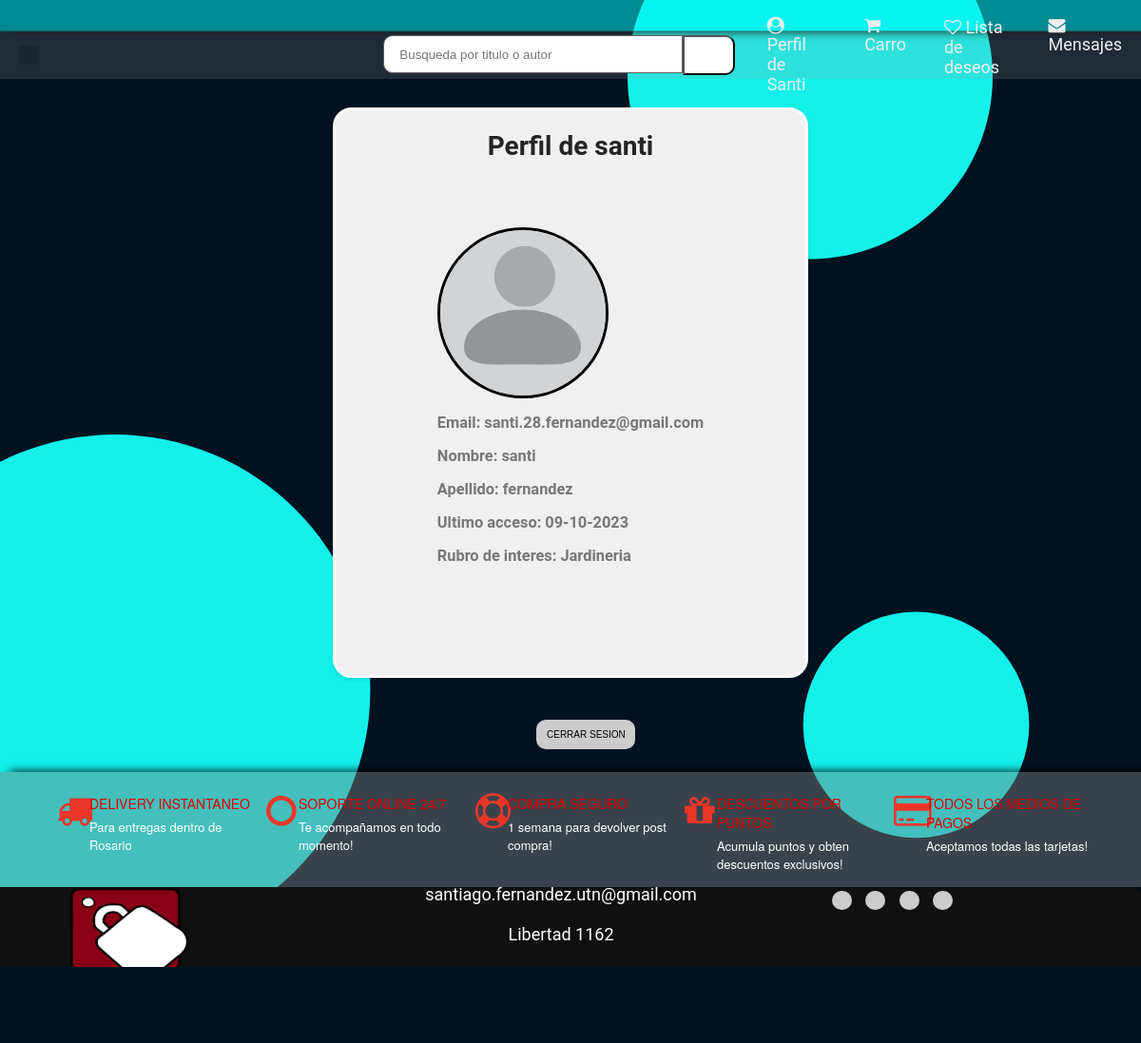
The page /user/ (signed in) on the database as committed earlier.
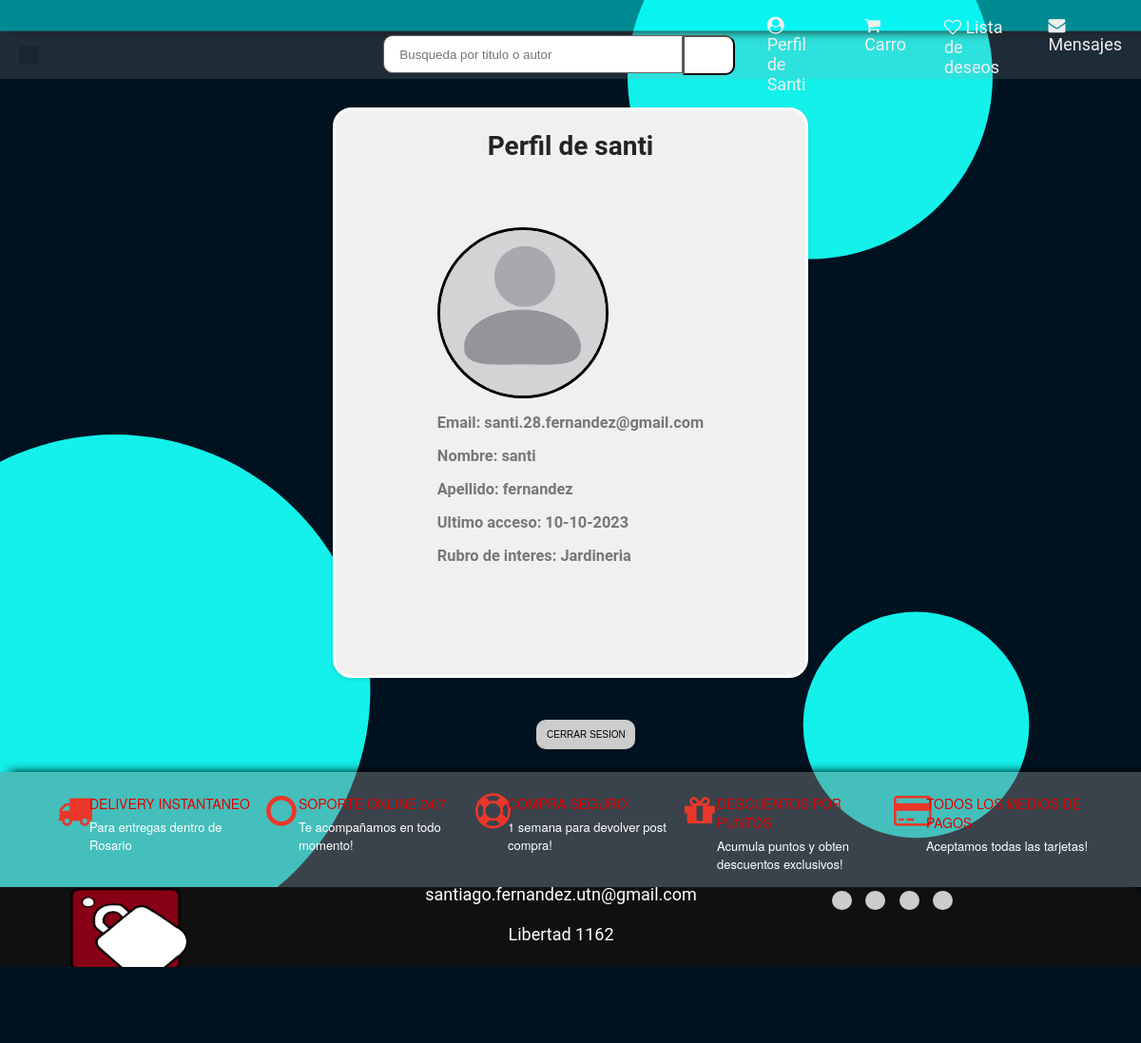
The same page on the database as committed later.
### clients/models.py (models this page shows)
class ClientModel(AbstractUser):
    cuit = models.CharField(max_length=11)
    business_line = models.CharField(choices=BusinessLineChoices.choices, max_length=128, default=BusinessLineChoices.OTROS.value)
    business_line_interes = models.CharField(choices=BusinessLineChoices.choices, max_length=128, default=BusinessLineChoices.OTROS.value)
    is_seller = models.BooleanField(default=False)
    is_buyer = models.BooleanField(default=True)
    state = models.CharField(max_length=128,blank = True, null = True)
    city = models.CharField(max_length=128,blank = True, null = True)
    postal_code = models.CharField(max_length = 4,blank = True, null = True)
    phone_number = models.CharField(max_length = 64)
    avatar = models.ImageField(upload_to="avatar", null = True, blank = True)

### user/views.py (the view, shortened to what this page needs)
# urls.py: path('', UserView.as_view(), name="user"),
class UserView(View):
    def get(self, request):
        user = self.request.user
        return render(request, "user.html", {"user": user})

### templates/user.html (shortened to what this page needs)
{%extends "home.html"%}
{% load humanize %}
{%block content%}
<div class="profile-card">
<div class="title"> <h1>Perfil de {{ user.username }} </h1></div>
  <div class="profile-description">
    <br><br><br><br>
    <div class="profile-picture"><img src="{{ user.avatar.url }}"
      alt="imagen de perfil"  class="profile-image"></div>
    <br>
    <div class="div1"> <h3> Email: {{ user.email }} </h1> </div><br>
      <div class="div1"> <h3> Nombre: {{ user.first_name }} </h1> </div><br>
      <div class="div1"> <h3> Apellido: {{ user.last_name }}</div><br>
    <div class="div1"> <h3> Ultimo acceso: {{ user.last_login|date:"d-m-Y" }}
      </h1> </div><br>
    <div class="div1"> <h3> Rubro de interes: {{ user.business_line_interes }}
      </h1> </div>
    <br><br><br><br><br><br>
  </div>
</div>
<a href="{% url 'logout' %}"><button type="button"class="icon-button-user"id="python-button" data-lang="python">
  CERRAR SESION</button></a>
{%endblock content%}

### templates/home.html (shortened to what the changed rows need)
<html>
  <head>
    {% load static %}
    <link rel="stylesheet" href="https://cdnjs.cloudflare.com/ajax/libs/font-awesome/4.7.0/css/font-awesome.min.css">
    <link rel="stylesheet" href="{% static 'css/home.css' %}" type="text/css" />
    <link rel="stylesheet" href="{% static 'css/user.css' %}" type="text/css" />
    <link rel="stylesheet" href="{% static 'css/cart.css' %}" type="text/css" />
    <link rel="stylesheet" href="{% static 'css/signup.css' %}" type="text/css" />
    <link rel="stylesheet" href="{% static 'css/publication.css' %}" type="text/css" />
    <link rel="stylesheet" href="{% static 'css/chat.css' %}" type="text/css" />
    <link rel="stylesheet" href="{% static 'css/payment.css' %}" type="text/css" />
    <link rel="stylesheet" href="{% static 'css/products.css' %}" type="text/css" />
    {% load humanize %}
  </head>
  <body>
    <div class="nav">
      <div class="nav-links">
          {% if user.is_authenticated %}
            <a href="/user/"><i class="fa fa-user-circle" aria-hidden="true"></i> Perfil de {{ user.username |capfirst }}</a>
            <a href="{%url 'cart'%}"><i class="fa fa-shopping-cart" aria-hidden="true"></i> Carro
            </a>
            <a class="head1mr" href="#"><i class="fa fa-heart-o" aria-hidden="true"></i> Lista de deseos </a>
            <a href="{%url 'chat' %}"><i class="fa fa-envelope"></i> Mensajes</a>
          {% else %}
            <a href="/login/"><i class="fa fa-user-circle-o" aria-hidden="true"></i> Iniciar sesion </a>
          {% endif %}
      </div>
  </div>
    {% block content %}
    {% endblock content %}
  </body>
</html>

Rows that differ between the two databases and show on the page:
changed ClientModel "santi": last_login "09-10-2023" → "10-10-2023"
